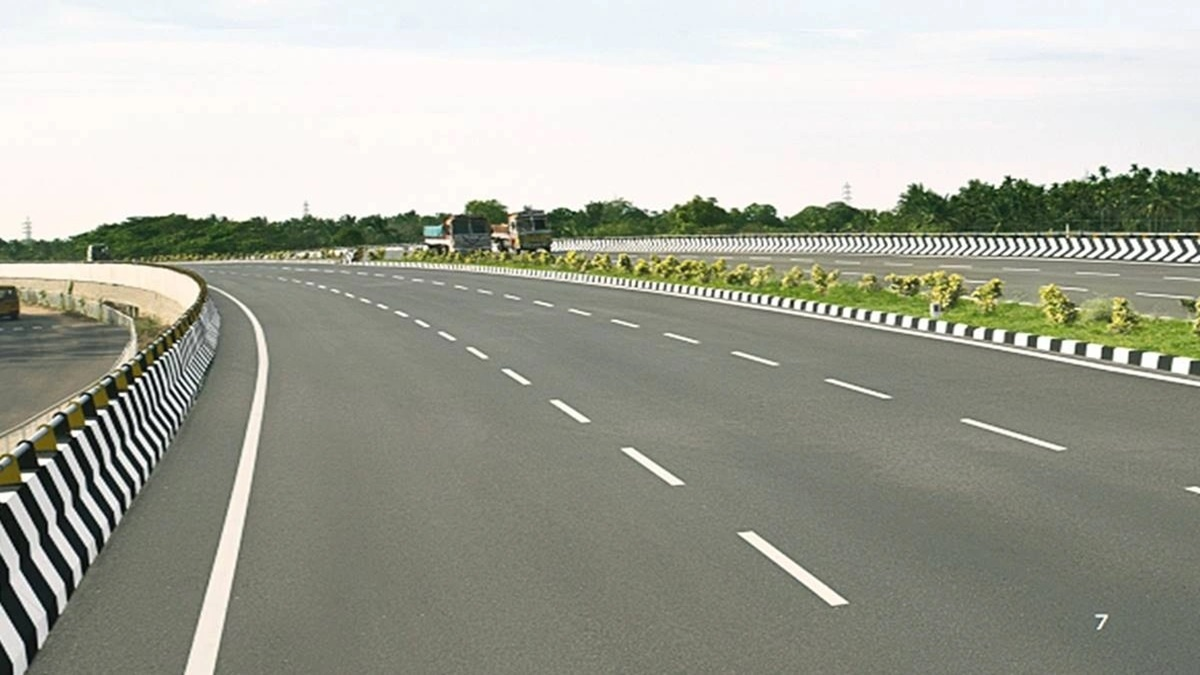
#> input picture road1.jpg, 1200 x 675 px
$ python -i main.py   (imports and definitions only)
#> lines starting #> are read from the running program, lines starting #| are printed output that depends on the picture; after the words box and inside, x2 and y2 are one past the last pixel; in counts of white or black regions, pixels touching at a corner belong together
#> further down, picture is the input picture: shape (675, 1200, 3); mean B, G, R 154, 165.6, 163.9
import cv2
import numpy as np
import matplotlib.pyplot as plt


def region_of_interest(image, vertices):
    mask = np.zeros_like(image)
    cv2.fillPoly(mask, vertices, 255)
    masked_image = cv2.bitwise_and(image, mask)
    return masked_image


def detect_lane_lines(image):
    gray_image = cv2.cvtColor(image, cv2.COLOR_BGR2GRAY)
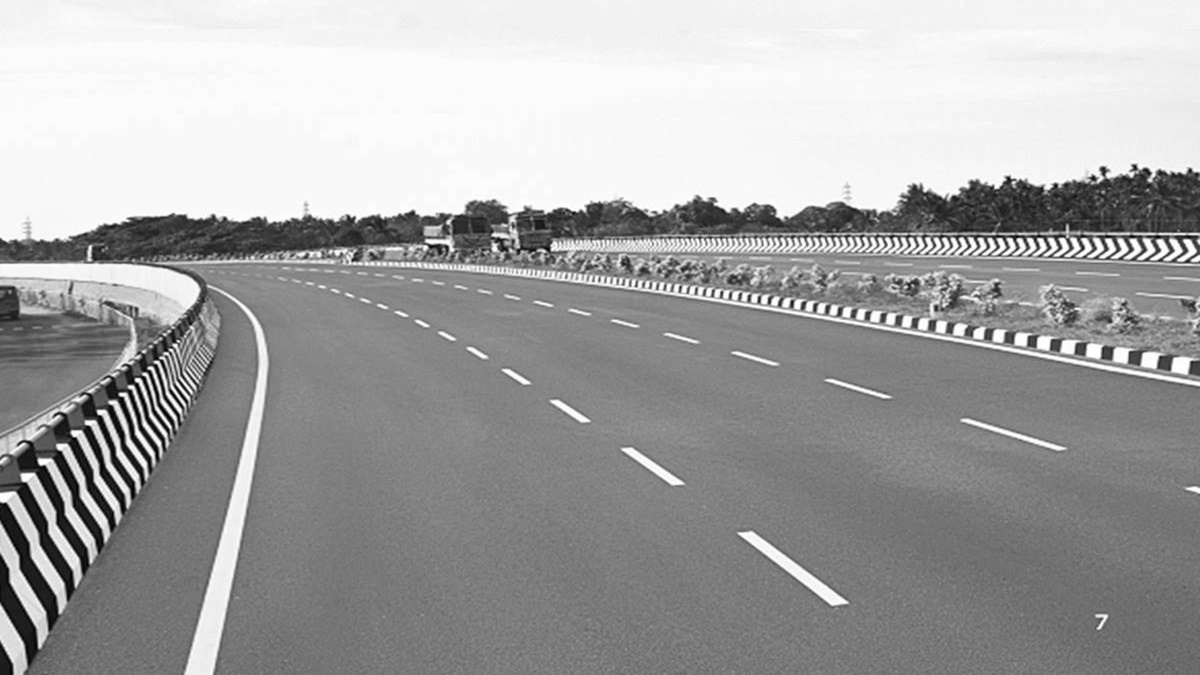
#> gray_image: shape (675, 1200); min 0, max 255, mean 163.8
    blurred_image = cv2.GaussianBlur(gray_image, (5, 5), 0)
    edges = cv2.Canny(blurred_image, 50, 150)
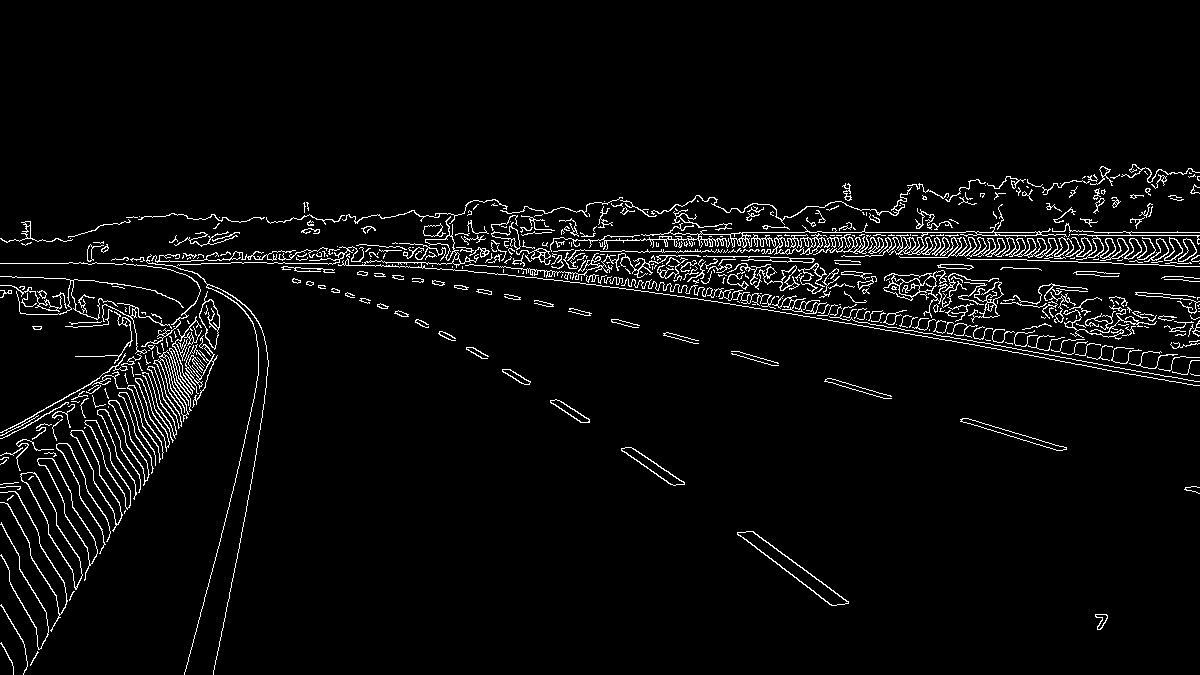
#> edges: shape (675, 1200); 4% white in thin lines or dots, all inside (x1, y1, x2, y2) = (0, 164, 1200, 675)

    height, width = edges.shape
#> height = 675; width = 1200
    vertices = np.array([[(0, height), (width / 2, height / 2), (width, height)]], dtype=np.int32)
#> vertices = [[0, 675], [600, 337], [1200, 675]]
    masked_edges = region_of_interest(edges, vertices)
#> in region_of_interest, `cv2.fillPoly(mask, vertices, 255)`:
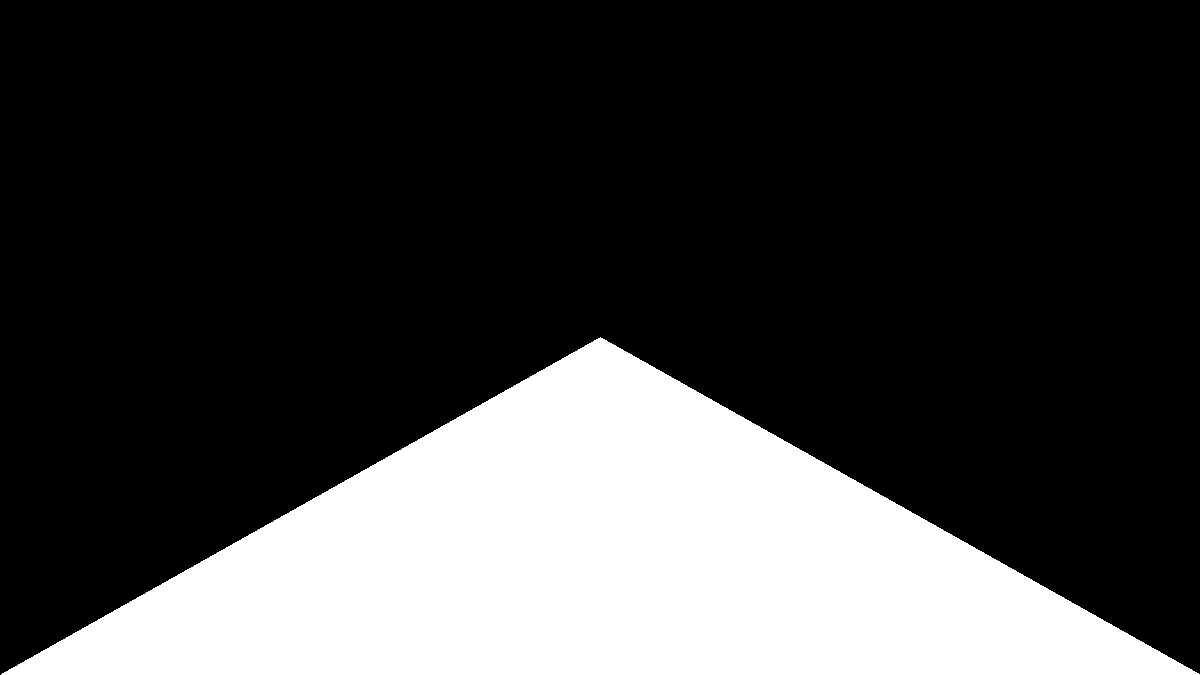
#> mask: shape (675, 1200); 25.1% white; 1 white region, box (x1, y1, x2, y2) and area: (1, 337, 1200, 675) 203062
#> in region_of_interest, `masked_image = cv2.bitwise_and(image, mask)`:
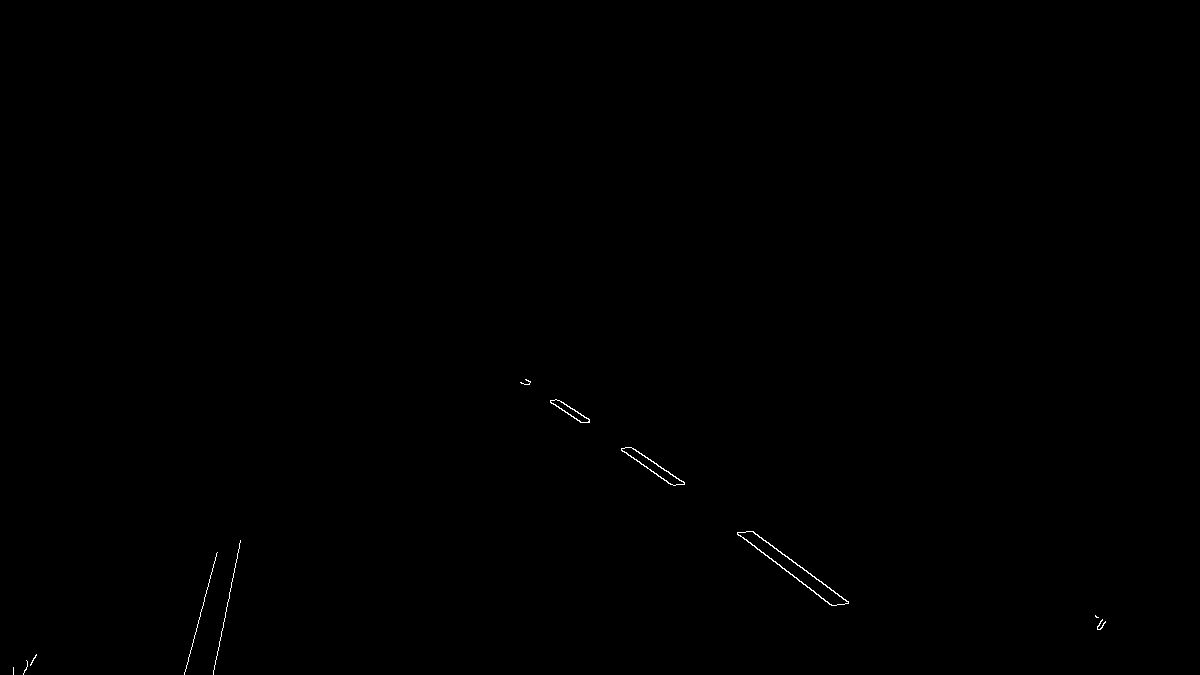
#> masked_image: shape (675, 1200); 0.13% white in thin lines or dots, all inside (x1, y1, x2, y2) = (13, 379, 1106, 675)

    lines = cv2.HoughLinesP(masked_edges, rho=1, theta=np.pi / 180, threshold=40, minLineLength=50, maxLineGap=100)
#> lines = [[678, 478, 848, 601], [566, 404, 833, 605], [559, 400, 832, 605], [213, 672, 240, 541], [184, 674, 217, 552], [521, 382, 848, 602], [588, 418, 684, 483], [520, 382, 743, 532]]

    line_image = np.zeros_like(image)
    draw_lines(line_image, lines)

    result = cv2.addWeighted(image, 0.8, line_image, 1, 0)

    return result


def draw_lines(image, lines, color=(255, 0, 0), thickness=5):
#> called with lines = array of shape (8, 1, 4), color = (255, 0, 0), thickness = 5
    if lines is None:
        return

    for line in lines:
        for x1, y1, x2, y2 in line:
            cv2.line(image, (x1, y1), (x2, y2), color, thickness)
#> this loop made 8 passes


def process_image(image):
    result = detect_lane_lines(image)
#> in detect_lane_lines, `result = cv2.addWeighted(image, 0.8, line_image, 1, 0)`:
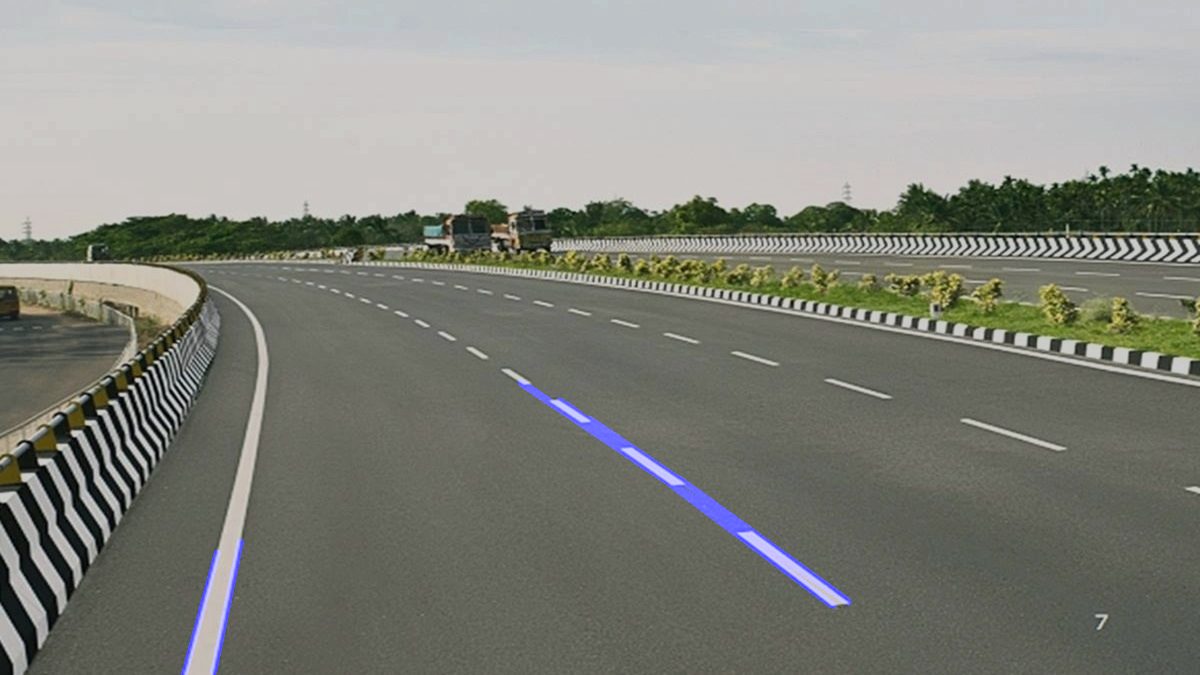
#> result: shape (675, 1200, 3); mean B, G, R 124.5, 132.5, 131.1
    plt.imshow(cv2.cvtColor(result, cv2.COLOR_BGR2RGB))
    plt.show()


def process_video(video_path):
    cap = cv2.VideoCapture(video_path)
    if not cap.isOpened():
        print("Error opening video file.")
        return

    while True:
        ret, frame = cap.read()
        if not ret:
            break

        result = detect_lane_lines(frame)
        cv2.imshow('Lane Lines', result)

        if cv2.waitKey(1) & 0xFF == ord('q'):
            break

    cap.release()
    cv2.destroyAllWindows()


def main():
    while True:
        media_type = input("Enter 'image' or 'video' to process (or 'exit' to quit): ")

        if media_type.lower() == 'image':
            image_path = input("Enter the path of the image file: ")
            image = cv2.imread(image_path)
            process_image(image)

        elif media_type.lower() == 'video':
            video_path = input("Enter the path of the video file: ")
            process_video(video_path)

        elif media_type.lower() == 'exit':
            break

        else:
            print("Invalid media type.")
            continue


# [2 lines not run here, left out]

>>> import cv2
>>> picture = cv2.imread('road1.jpg')
>>> result = process_image(picture)
